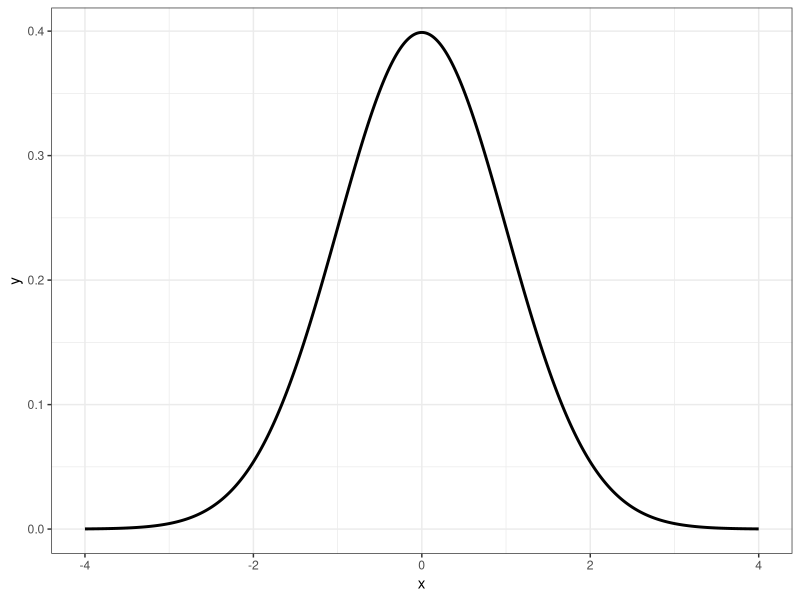
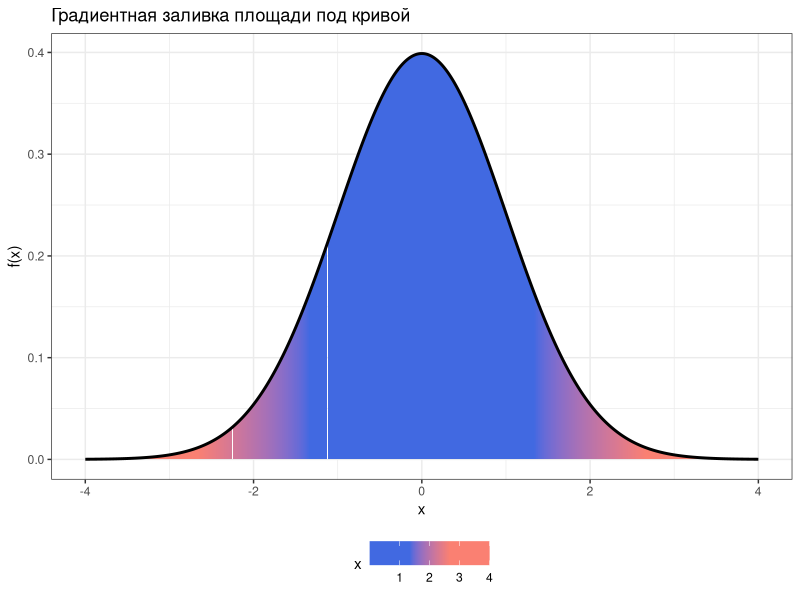

R code for these plots, in order:
library(tidyverse)
theme_set(theme_bw())

f <- function(x, ...) dnorm(x, ...)
x_from <- -4
x_to <- 4
n <- 600
x_seq <- seq(x_from, x_to, length.out = n + 1)
df_strip <- data.frame(
  xmin  = x_seq[-(n + 1)],
  xmax  = x_seq[-1],
  ymax  = pmax(f(x_seq[-(n + 1)]), 0)   # не уходим ниже оси
)



tibble(
  x = seq(-4, 4, by = .01),
  y = dnorm(x)
) %>%
  ggplot(aes(x = x, y = y)) +
  geom_line(linewidth = 1)









library(ggplot2)

# ── 1. Функция, которую будем рисовать ──
f <- function(x) dnorm(x, mean = 0, sd = 1)

# ── 2. Генерируем тонкие полоски для имитации градиента ──
n    <- 1000L                     # чем больше, тем «гладче» градиент
x_seq <- seq(-4, 4, length.out = n)
dx    <- diff(x_seq)[1]

df_fill <- data.frame(
  xmin = x_seq - dx / 2,
  xmax = x_seq + dx / 2,
  y    = f(x_seq),
  xmid = x_seq                    # для маппинга цвета
)

# ── 3. График ──
ggplot() +
  # Градиентная заливка (тысячи узких rect'ов)
  geom_rect(
    data    = df_fill,
    aes(xmin = xmin, xmax = xmax,
        ymin = 0,    ymax = y,
        fill = abs(xmid)),
    colour  = NA,                  # убираем обводку полосок
    #alpha = .7
  ) +

  # Сама линия функции поверх
  geom_function(fun = f, colour = "black", linewidth = 1, xlim = c(-4, 4), n = 1000) +

  # Палитра градиента (подберите под себя)
  scale_fill_gradientn(
    colours = c("royalblue","royalblue", "salmon", "salmon"),
    guide   = guide_colourbar(title = "x")
  ) +
  theme(legend.position = "bottom") +
  labs(
    title = "Градиентная заливка площади под кривой",
    x = "x", y = "f(x)"
  ) +
  coord_cartesian(ylim = c(0, NA))   # обрезаем «хвосты» ниже 0
